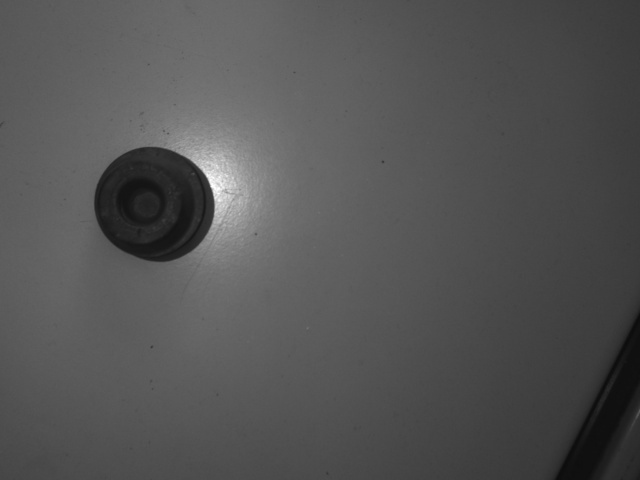
#> input picture rechts.jpg, 640 x 480 px
$ python binarbild.py
#> lines starting #> are read from the running program, lines starting #| are printed output that depends on the picture; after the words box and inside, x2 and y2 are one past the last pixel; in counts of white or black regions, pixels touching at a corner belong together
import cv2
import matplotlib.pyplot as plt

imgr = cv2.imread("rechts.jpg")
#> imgr is the input picture: shape (480, 640, 3); min 12, max 255, mean 84
imgl = cv2.imread("links.jpg")
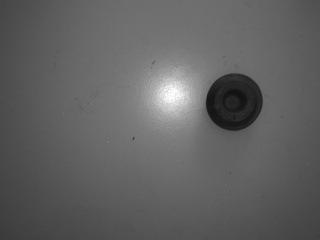
#> input picture links.jpg, 320 x 240 px
#> imgl is the input picture: shape (240, 320, 3); min 18, max 255, mean 97.3

img = cv2.cvtColor(imgr, cv2.COLOR_BGR2GRAY)
# global thresholding
ret1,th1 = cv2.threshold(img,127,255,cv2.THRESH_BINARY)
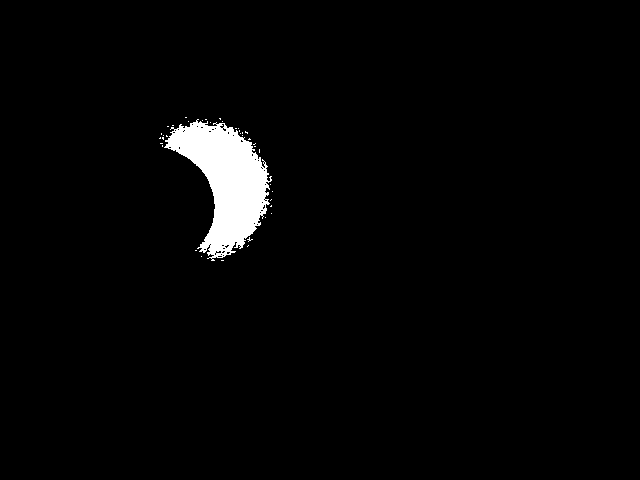
#> th1: shape (480, 640); 2.4% white; 39 white regions (38 under 20 px), largest, box (x1, y1, x2, y2) and area: (164, 119, 272, 261) 7438
# Otsu's thresholding
ret2,th2 = cv2.threshold(img,0,255, cv2.THRESH_BINARY + cv2.THRESH_OTSU)
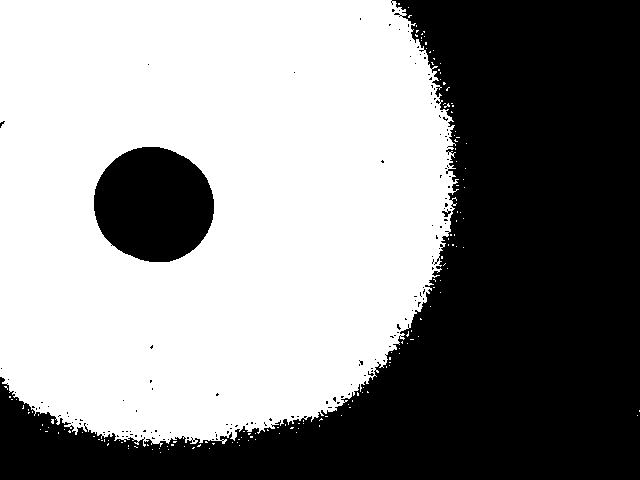
#> th2: shape (480, 640); 54.9% white; 144 black regions (141 under 20 px), largest, box (x1, y1, x2, y2) and area: (0, 0, 640, 480) 127264, (94, 147, 214, 262) 10839, (442, 209, 451, 217) 32
#> ret2 = 82
# Otsu's thresholding after Gaussian filtering
blur = cv2.GaussianBlur(img,(5,5),0)
ret3,th3 = cv2.threshold(blur,0,255,cv2.THRESH_BINARY+cv2.THRESH_OTSU)
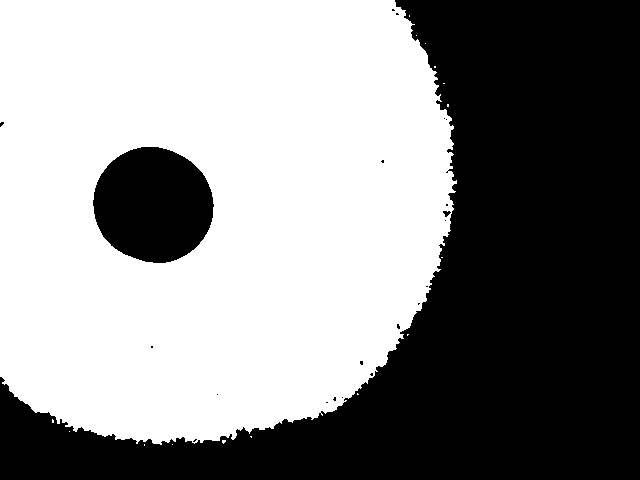
#> th3: shape (480, 640); 54.9% white; 22 black regions (19 under 20 px), largest, box (x1, y1, x2, y2) and area: (0, 0, 640, 480) 127654, (93, 147, 214, 263) 10892, (443, 211, 451, 217) 29
#> ret3 = 82
# plot all the images and their histograms
images = [img, 0, th1, img, 0, th2, blur, 0, th3]
titles = ['Original Noisy Image','Histogram','Global Thresholding (v=127)','Original Noisy Image','Histogram',"Otsu's Thresholding",'Gaussian filtered Image','Histogram',"Otsu's Thresholding"]


for i in range(3):
    plt.subplot(3,3,i*3+1),plt.imshow(images[i*3],'gray')
    plt.title(titles[i*3]), plt.xticks([]), plt.yticks([])
    plt.subplot(3,3,i*3+2),plt.hist(images[i*3].ravel(),256)
    plt.title(titles[i*3+1]), plt.xticks([]), plt.yticks([])
    plt.subplot(3,3,i*3+3),plt.imshow(images[i*3+2],'gray')
    plt.title(titles[i*3+2]), plt.xticks([]), plt.yticks([])
plt.show()
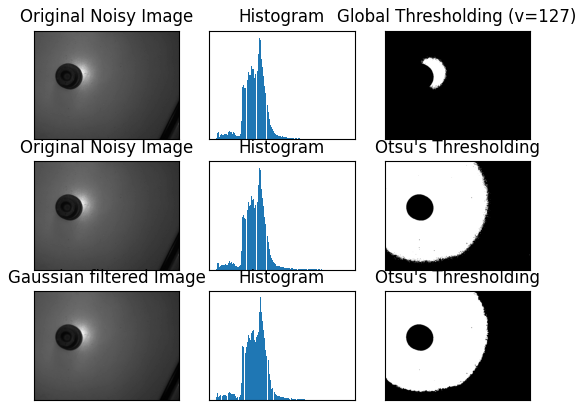
#> figure drawn by matplotlib, 9 panels
